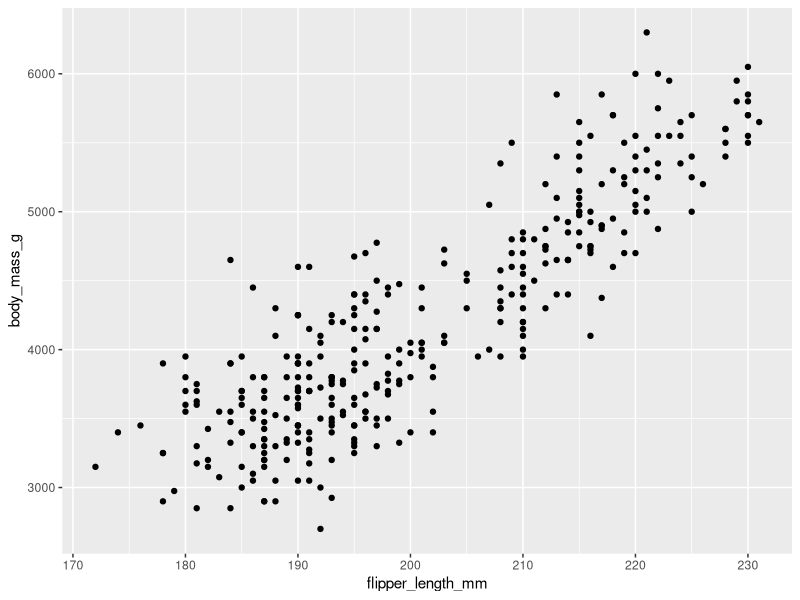
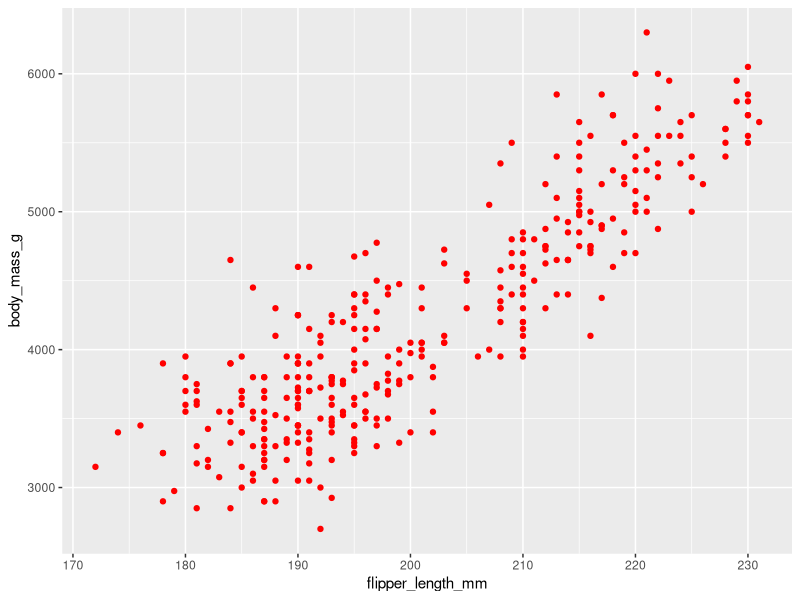
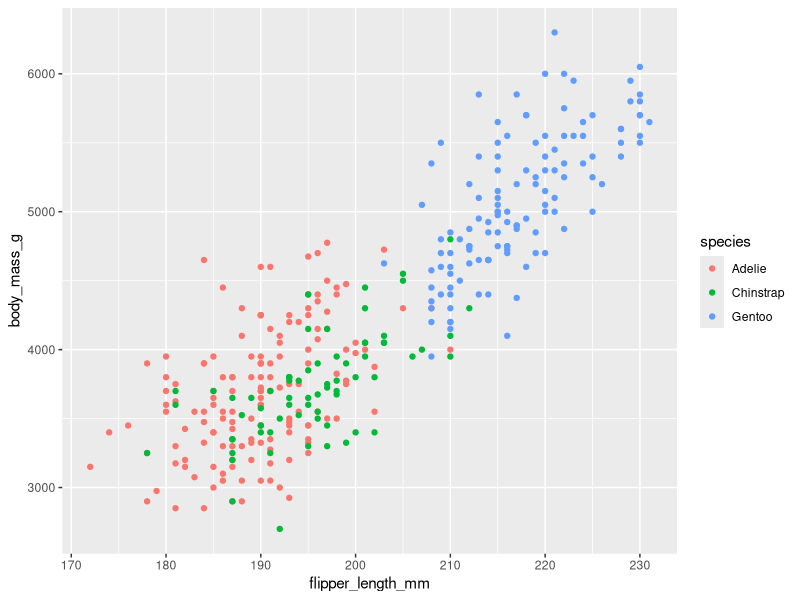
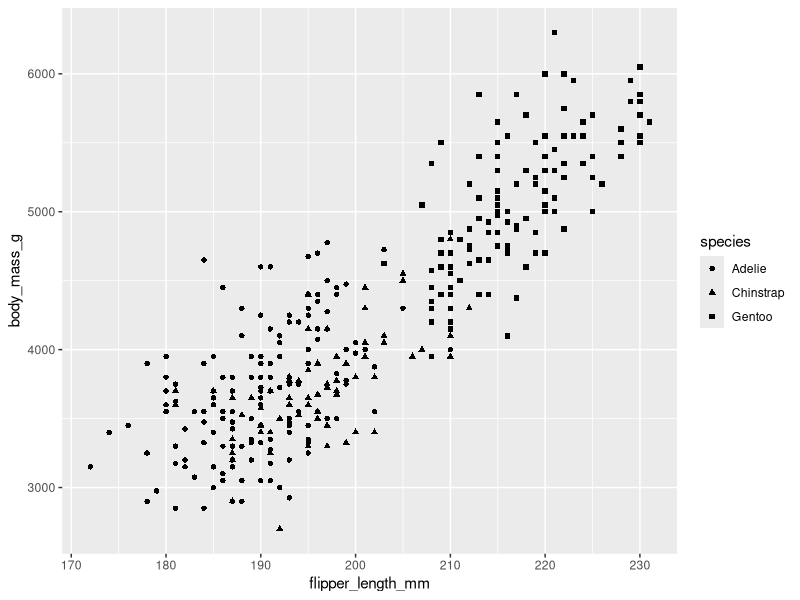
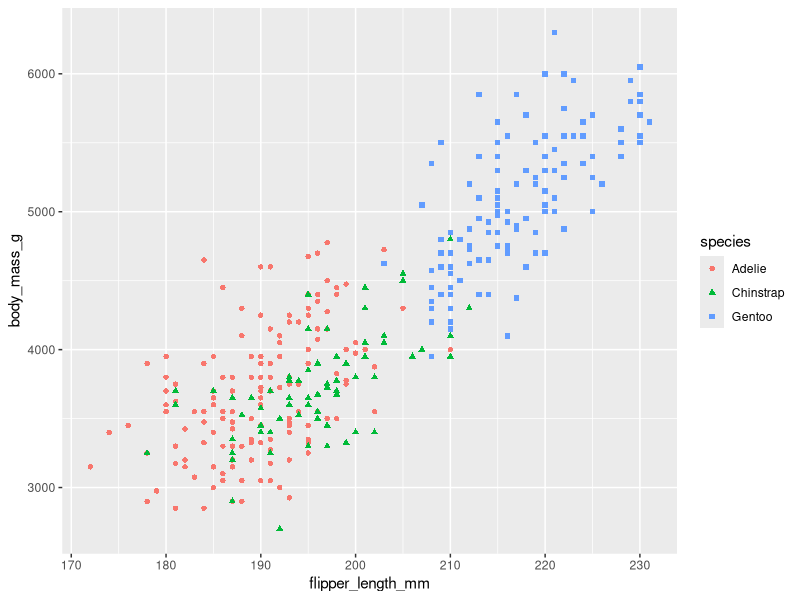
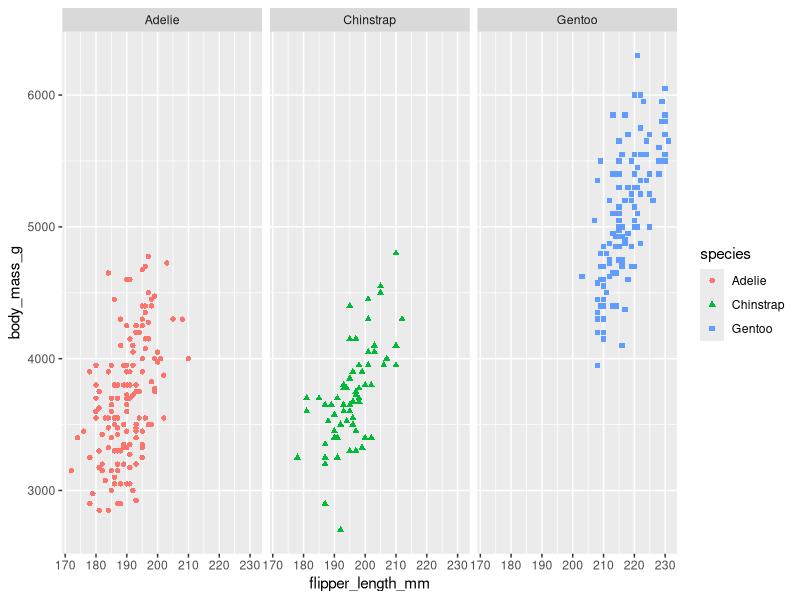
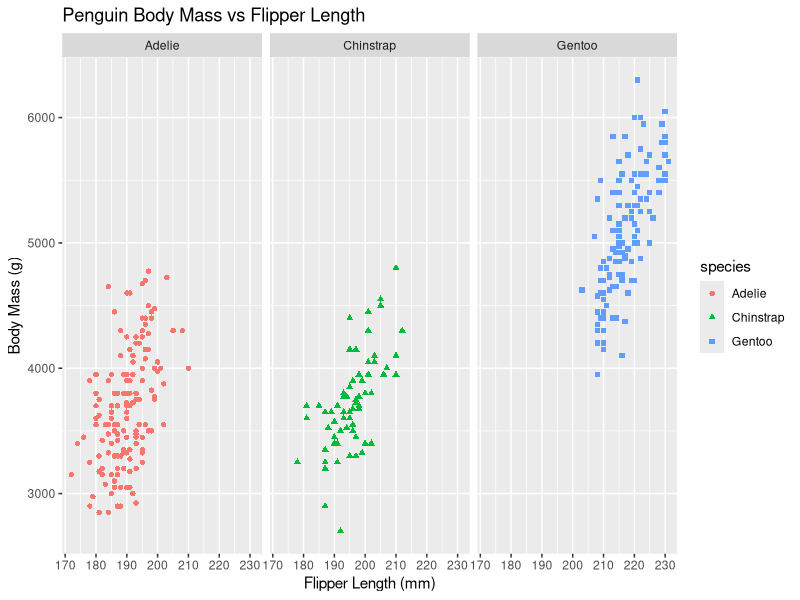

Write R code to recreate these figures, in order.

r = getOption("repos")
r["CRAN"] = "http://cran.us.r-project.org"
options(repos = r)

install.packages('palmerpenguins')
library('palmerpenguins')

install.packages('ggplot2')
library('ggplot2')

ggplot(data=penguins,aes(x=flipper_length_mm,y=body_mass_g)) + geom_point()

ggplot(data=penguins,aes(x=flipper_length_mm,y=body_mass_g)) + geom_point(color="red")

ggplot(data=penguins,aes(x=flipper_length_mm,y=body_mass_g)) + geom_point(aes(color=species))

ggplot(data=penguins,aes(x=flipper_length_mm,y=body_mass_g)) + geom_point(aes(shape=species))

ggplot(data=penguins,aes(x=flipper_length_mm,y=body_mass_g)) + geom_point(aes(shape=species, color=species))

ggplot(data=penguins,aes(x=flipper_length_mm,y=body_mass_g)) + geom_point(aes(shape=species, color=species)) + facet_wrap(~species)

ggplot(data=penguins,aes(x=flipper_length_mm,y=body_mass_g)) + geom_point(aes(shape=species, color=species)) + facet_wrap(~species) + labs(title="Penguin Body Mass vs Flipper Length", x="Flipper Length (mm)", y="Body Mass (g)") 



